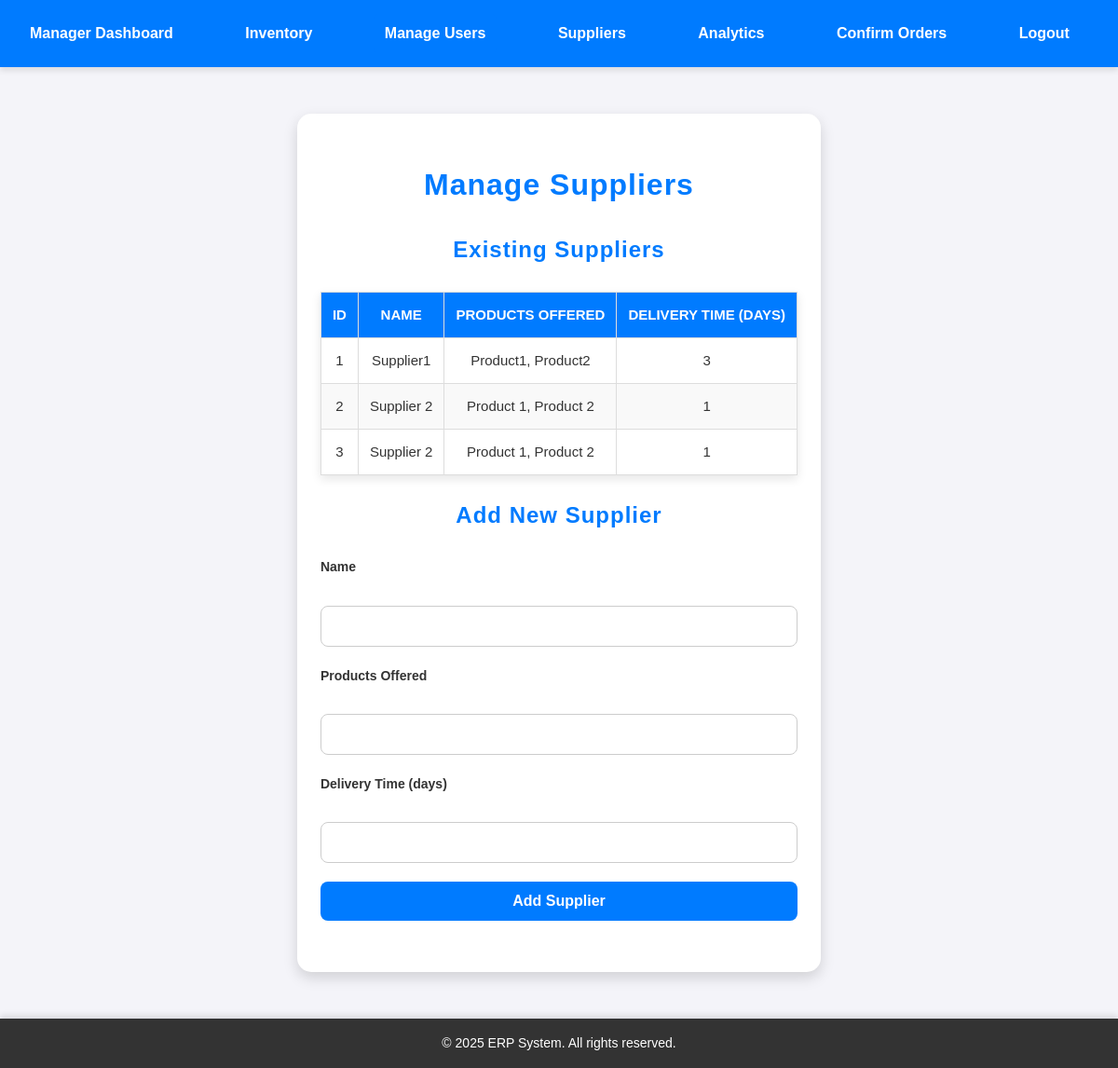
The page /suppliers (signed in) on the database its author committed.
### app.py (models this page shows)
class Supplier(db.Model):
    id = db.Column(db.Integer, primary_key=True)
    name = db.Column(db.String(100), nullable=False)
    products_offered = db.Column(db.String(200), nullable=False)
    delivery_time = db.Column(db.Integer, nullable=False)

### app.py (the view, shortened to what this page needs)
@app.route('/suppliers', methods=['GET', 'POST'])
def suppliers():
    if 'user_id' not in session or session['role'] != 'manager':
        return redirect(url_for('home'))
    suppliers = Supplier.query.all()
    return render_template('suppliers.html', suppliers=suppliers)

### templates/suppliers.html (shortened to what this page needs)
{% extends "base.html" %}
{% block content %}
<h2>Manage Suppliers</h2>
<h3>Existing Suppliers</h3>
<table>
    <thead>
        <tr>
            <th>ID</th>
            <th>Name</th>
            <th>Products Offered</th>
            <th>Delivery Time (days)</th>
        </tr>
    </thead>
    <tbody>
        {% for supplier in suppliers %}
        <tr>
            <td>{{ supplier.id }}</td>
            <td>{{ supplier.name }}</td>
            <td>{{ supplier.products_offered }}</td>
            <td>{{ supplier.delivery_time }}</td>
        </tr>
        {% endfor %}
    </tbody>
</table>
<h3>Add New Supplier</h3>
<form method="POST">
    <label for="name">Name</label>
    <input type="text" id="name" name="name" required>
    <label for="products_offered">Products Offered</label>
    <input type="text" id="products_offered" name="products_offered" required>
    <label for="delivery_time">Delivery Time (days)</label>
    <input type="number" id="delivery_time" name="delivery_time" required>
    <button type="submit" class="button">Add Supplier</button>
</form>
{% endblock %}

### templates/base.html (shortened to what this page needs)
<!DOCTYPE html>
<html lang="en">
<head>
    <link rel="stylesheet" href="{{ url_for('static', filename='style.css') }}">
</head>
<body>
    <div class="navbar">
        {% if 'user_id' in session %}
            {% if session['role'] == 'manager' %}
                <a href="{{ url_for('manager_dashboard') }}">Manager Dashboard</a>
                <a href="{{ url_for('inventory') }}">Inventory</a>
                <a href="{{ url_for('confirm_users') }}" class="button">Manage Users</a>
                <a href="{{ url_for('suppliers') }}">Suppliers</a>
                <a href="{{ url_for('analytics') }}">Analytics</a>
                <a href="{{ url_for('confirm_orders') }}">Confirm Orders</a>
            {% elif session['role'] == 'user' %}
                <a href="{{ url_for('user_dashboard') }}">User Dashboard</a>
                <a href="{{ url_for('shopping_cart') }}">Shopping Cart</a>
            {% endif %}
            <a href="{{ url_for('logout') }}">Logout</a>
        {% else %}
            <a href="{{ url_for('home') }}">Home</a>
            <a href="{{ url_for('register') }}">Register</a>
        {% endif %}
    </div>
    <div class="container">
        {% block content %}{% endblock %}
    </div>
    <footer class="footer">
        &copy; 2025 ERP System. All rights reserved.
    </footer>
</body>
</html>

### static/style.css (style rules this page uses)
body { font-family: 'Arial', sans-serif; background-color: #f4f4f9; margin: 0; padding: 0; color: #333; line-height: 1.6; display: flex; flex-direction: column; min-height: 100vh; }
.navbar { background-color: #007bff; color: white; padding: 15px 20px; display: flex; justify-content: space-between; align-items: center; box-shadow: 0 4px 6px rgba(0, 0, 0, 0.1); position: sticky; top: 0; z-index: 1000; }
.navbar a { color: white; text-decoration: none; margin-right: 20px; font-size: 16px; font-weight: bold; padding: 8px 12px; border-radius: 5px; transition: color 0.3s, background-color 0.3s, transform 0.3s; }
.container { max-width: 1100px; margin: 50px auto; padding: 25px; background: #ffffff; border-radius: 15px; box-shadow: 0 6px 15px rgba(0, 0, 0, 0.15); flex: 1; }
h1, h2, h3 { text-align: center; color: #007bff; font-weight: 700; margin-bottom: 25px; letter-spacing: 1px; }
h2 { font-size: 2rem; }
h3 { font-size: 1.5rem; }
.button, button { background-color: #007bff; color: white; padding: 12px 25px; border: none; border-radius: 8px; font-size: 16px; font-weight: bold; cursor: pointer; text-decoration: none; text-align: center; display: inline-block; transition: background-color 0.3s ease, box-shadow 0.3s ease, transform 0.2s; }
form { display: flex; flex-direction: column; gap: 20px; margin-bottom: 30px; }
label { font-weight: bold; margin-bottom: 10px; font-size: 14px; }
input, select { padding: 12px; border: 1px solid #ccc; border-radius: 8px; font-size: 16px; box-sizing: border-box; width: 100%; }
table { width: 100%; border-collapse: collapse; margin-top: 20px; box-shadow: 0 4px 10px rgba(0, 0, 0, 0.1); background-color: white; }
table th, table td { border: 1px solid #ddd; text-align: center; padding: 12px; font-size: 15px; }
table th { background-color: #007bff; color: white; font-weight: bold; text-transform: uppercase; }
table tr:nth-child(even) { background-color: #f9f9f9; }
.footer { text-align: center; margin-top: auto; padding: 15px 0; background: #333; color: white; font-size: 14px; box-shadow: 0 -4px 6px rgba(0, 0, 0, 0.1); position: relative; bottom: 0; width: 100%; }

### rows shown on the page
Supplier: id "1", name "Supplier1", products_offered "Product1, Product2", delivery_time "3"
Supplier: id "2", name "Supplier 2", products_offered "Product 1, Product 2", delivery_time "1"
Supplier: id "3", name "Supplier 2", products_offered "Product 1, Product 2", delivery_time "1"
